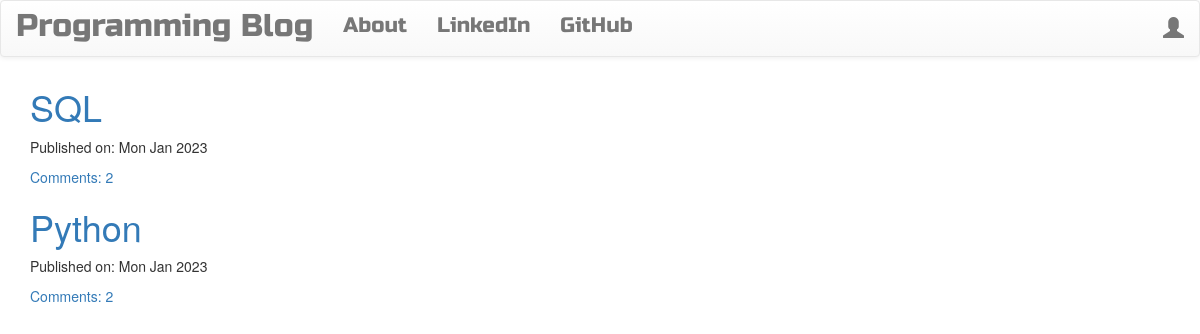
The page / on the database its author committed.
### blog/models.py (models this page shows, shortened)
class Post(models.Model):
    author = models.ForeignKey('auth.User',on_delete=models.CASCADE)
    title = models.CharField(max_length=200)
    text = models.TextField()
    create_date = models.DateTimeField(default=timezone.now)
    published_date = models.DateTimeField(blank=True,null=True)
    def approve_comments(self):
        return self.comments.filter(approved_comment=True)

### blog/views.py (the view)
# urls.py: path('',views.PostListView.as_view(),name="post_list"),
class PostListView(ListView):
    model = Post
    template_name = 'blog/post_list.html'
    def get_queryset(self):
        return Post.objects.filter(published_date__lte=timezone.now()).order_by('-published_date')

### blog/templates/blog/post_list.html
{% extends "blog/base.html" %}
{% block body_block %}
  <div class="centerstage">
    {% for post in post_list %}
      <div class="post">
        <h1><a href="{% url "blog:post_detail" pk=post.pk %}">{{post.title}}</a></h1>
        <div class="date">
          <p>Published on: {{post.published_date|date:"D M Y"}}</p>
        </div>
        <a href="{% url "blog:post_detail" pk=post.pk %}">Comments: {{post.approve_comments.count}}</a>
      </div>
    {% endfor %}
  </div>
{% endblock %}

### blog/templates/blog/base.html (shortened to what this page needs)
<!DOCTYPE html>
{% load static %}
<html lang="en" dir="ltr">
  <head>
    <link rel="stylesheet" href="https://cdn.jsdelivr.net/npm/bootstrap@3.3.7/dist/css/bootstrap.min.css">
    <link rel="stylesheet" href="https://cdn.jsdelivr.net/npm/bootstrap@3.3.7/dist/css/bootstrap-theme.min.css">
    <link rel="stylesheet" href="//cdn.jsdelivr.net/npm/medium-editor@latest/dist/css/medium-editor.min.css" type="text/css" media="screen" charset="utf-8">
    <link rel="stylesheet" href="{% static "css/blog.css" %}">
  </head>
  <body class="loader">
    <nav class="navbar navbar-default techfont custom-navbar">
      <div class="container-fluid">
        <ul class="nav navbar-nav">
          <li> <a class="navbar-brand bigbrand" href="{% url "blog:post_list" %}">Programming Blog</a> </li>
          <li> <a href="{% url "blog:about" %}">About</a> </li>
          <li> <a href="https://www.linkedin.com">LinkedIn</a> </li>
          <li> <a href="https://www.github.com">GitHub</a> </li>
        </ul>
        <ul class="nav navbar-nav navbar-right">
          {% if user.is_authenticated %}
            <li> <a href="{% url "blog:post_new" %}">New Post</a> </li>
            <li> <a href="{% url "blog:post_draft_list" %}">Drafts</a> </li>
            <li> <a href="{% url "logout" %}">Logout</a> </li>
            <input type="hidden" name="next" value="{{next}}">
            <li class="welcome"> Welcome: {{user.username}} </li>
          {% else %}
            <li> <a href="{% url "login" %}"><span class="glyphicon glyphicon-user"></span></a></li>
          {% endif %}
        </ul>
      </div>
    </nav>
    <div class="container">
      <div class="row">
        <div class="col-md-8">
          <div class="blog_posts">
              {% block body_block %}
              {% endblock %}
          </div>
        </div>
      </div>
    </div>
  </body>
</html>

### blog/static/css/blog.css (style rules this page uses)
.techfont { font-family: "Russo One", sans-serif; font-size: 1.5em; margin-bottom: 10px; }
.bigbrand { font-size: 1.5em; }
.centerstage { margin-left: auto; margin-right: auto; }
.loader { filter:hue-rotate(0deg); color:linear-gradient(45deg,#0f8,#08f); animation:hue 10000ms infinite linear; }

### rows shown on the page
Post: title "SQL", published_date "Mon Jan 2023", approve_comments.count "2"
Post: title "Python", published_date "Mon Jan 2023", approve_comments.count "2"
